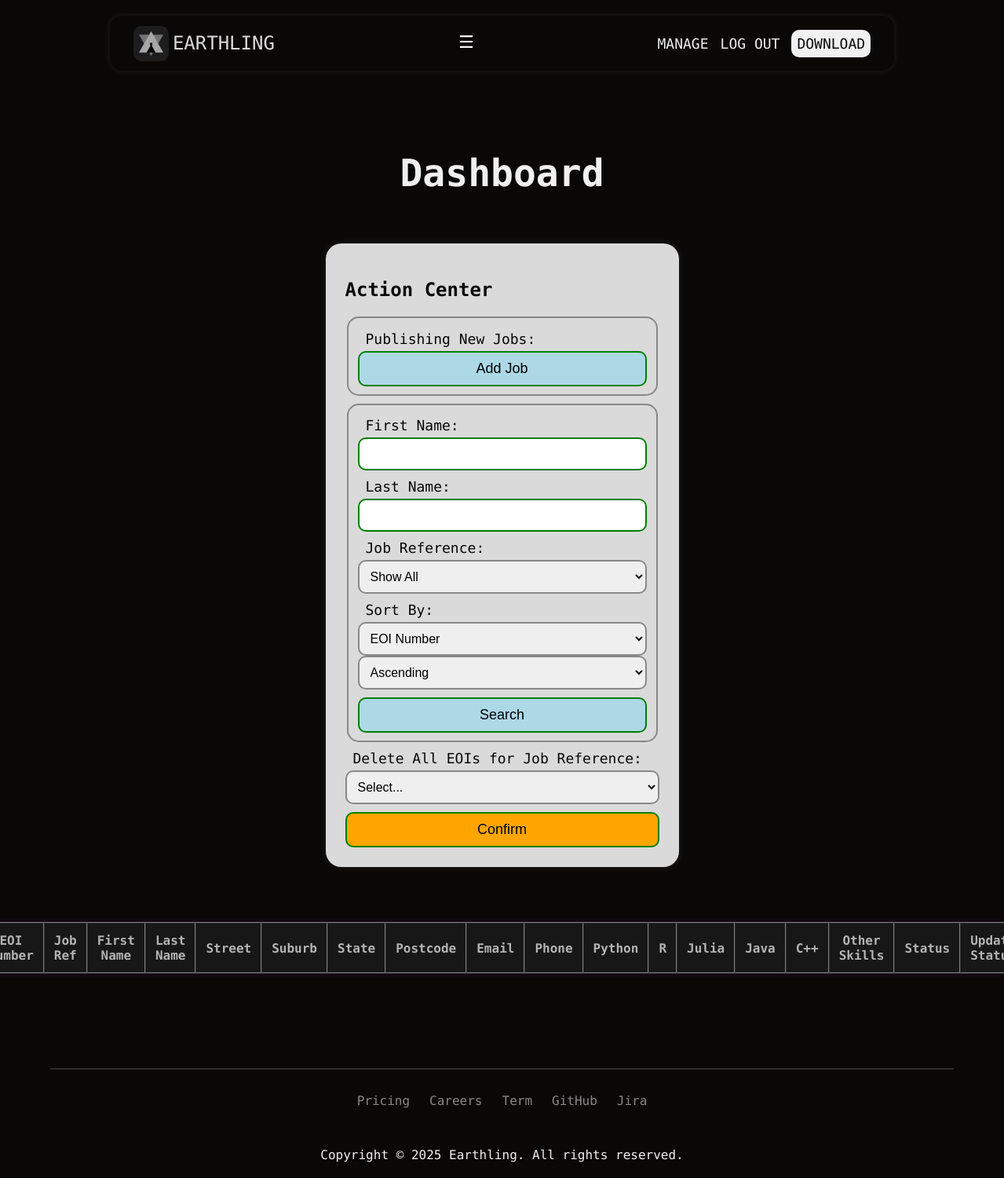
The app's page /project2/manage.php (signed in) with its own data.
### tables this page shows
CREATE TABLE `skills` (
  `SkillID` int(11) NOT NULL,
  `SkillName` varchar(100) NOT NULL
);

### project2/manage.php (the view, shortened to what this page needs)
<?php
require_once("settings.php");
$skills_result = mysqli_query($conn, "SELECT SkillID, SkillName FROM skills ORDER BY SkillID");
$skills = [];
while ($row = mysqli_fetch_assoc($skills_result)) {
    $skills[] = $row;
}
$first_name_search = isset($_GET['first_name']) ? trim($_GET['first_name']) : "";
$last_name_search = isset($_GET['last_name']) ? trim($_GET['last_name']) : "";
$selected_jobref = isset($_GET['jobref']) ? $_GET['jobref'] : "ALL";
$sortable_fields = [
    'EOInumber' => 'EOI Number',
    'FirstName' => 'First Name',
    'LastName' => 'Last Name',
    'JobRefNumber' => 'Job Ref',
    'Status' => 'Status'
];
$sort_field = isset($_GET['sort_field']) ? $_GET['sort_field'] : 'EOInumber';
$sort_dir = isset($_GET['sort_dir']) && strtolower($_GET['sort_dir']) === 'desc' ? 'DESC' : 'ASC';
?>
<!DOCTYPE html>
<html lang="en">
<head>
    <link rel="stylesheet" href="../styles/styles.css">
</head>
<body>
    <?php include "header.inc"; ?>
    <div class="dashboard-header">
        <h1>Dashboard</h1>
    </div>
    <div class="db_manipulation">
        <h2>Action Center</h2>
        <form class="add-job-redirect" action="addjob.php" method="post">
            <fieldset>
                <label>Publishing New Jobs:</label>
                <input class="add-job-button" type="submit" value="Add Job">
            </fieldset>
        </form>
        <form method="get">
            <fieldset>
                <label for="first_name">First Name:</label>
                <input type="text" name="first_name" id="first_name"
                    value="<?= htmlspecialchars($first_name_search) ?>">
                <label for="last_name">Last Name:</label>
                <input type="text" name="last_name" id="last_name" value="<?= htmlspecialchars($last_name_search) ?>">
                <label for="jobref">Job Reference:</label>
                <select id="jobref" name="jobref" onchange="this.form.submit()">
                    <option value="ALL" <?= ($selected_jobref === "ALL") ? ' selected' : '' ?>>
                        Show All
                    </option>
                </select>
                <label for="sort_field">Sort By:</label>
                <select id="sort_field" name="sort_field" onchange="this.form.submit()">
                    <?php foreach ($sortable_fields as $field => $label): ?>
                        <option value="<?= $field ?>" <?= ($sort_field == $field) ? 'selected' : '' ?>>
                            <?= htmlspecialchars($label) ?>
                        </option>
                    <?php endforeach; ?>
                </select>
                <select id="sort_dir" name="sort_dir" onchange="this.form.submit()">
                    <option value="asc" <?= ($sort_dir == 'ASC') ? 'selected' : '' ?>>Ascending</option>
                </select>
                <input class="search-button" type="submit" value="Search">
            </fieldset>
        </form>
        <form method="post"
            onsubmit="return confirm('Are you sure you want to delete all EOIs for this Job Reference? This cannot be undone.');">
            <label for="delete_jobref">Delete All EOIs for Job Reference:</label>
            <select name="delete_jobref" id="delete_jobref" required>
                <option value="">Select...</option>
            </select>
            <input class="confirm-button" type="submit" value="Confirm">
        </form>
    </div>
    <div>
        <table border="1" cellpadding="5" cellspacing="0">
            <thead>
                <tr>
                    <th>EOI Number</th>
                    <th>Job Ref</th>
                    <th>First Name</th>
                    <th>Last Name</th>
                    <th>Street</th>
                    <th>Suburb</th>
                    <th>State</th>
                    <th>Postcode</th>
                    <th>Email</th>
                    <th>Phone</th>
                    <?php foreach ($skills as $skill): ?>
                        <th><?= htmlspecialchars($skill['SkillName']) ?></th>
                    <?php endforeach; ?>
                    <th>Other Skills</th>
                    <th>Status</th>
                    <th>Update Status</th>
                </tr>
            </thead>
        </table>
    </div>
    <?php include "footer.inc"; ?>
</body>
</html>

### styles/styles.css (style rules this page uses)
body { display: flex; justify-content: center; min-width: 600px; background-color: #0a0707; color: #f0f0f0; font-family: "Geist Mono", sans-serif; margin: 0 auto; flex-direction: column; align-items: center; }
input:valid { border-color: green; }
.input-block textarea, .input-block input[type="email"], input, select { width: 100%; padding: 10px; font-size: 16px; border: 2px solid #888888; border-radius: 10px; box-sizing: border-box; }
label { display: block; margin: 10px 0 5px 10px; font-size: 18px; color: #0a0707; }
fieldset { border-radius: 15px; border: 2px solid #888888; }
.dashboard-header { display: flex; flex-direction: column; align-items: center; justify-content: center; color: #f0f0f0; font-size: 24px; text-align: center; margin-top: 70px; margin-bottom: 30px; }
.db_manipulation { padding: 25px; width: 400px; box-shadow: 0 0 10px rgba(255, 255, 255, 0.1); border-radius: 20px; color: #0a0707; background-color: #dadada; }
.db_manipulation .search-button, .db_manipulation .confirm-button { width: 100%; cursor: pointer; font-size: 18px; transition: 0.3s ease-in, 0.3s ease-out; }
.db_manipulation .search-button { margin-top: 10px; background-color: lightblue; }
.db_manipulation .confirm-button { margin-top: 10px; background-color: orange; }
.db_manipulation .add-job-redirect { margin-bottom: 10px; }
.db_manipulation .add-job-button { width: 100%; cursor: pointer; font-size: 18px; transition: 0.3s ease-in, 0.3s ease-out; }
.db_manipulation .add-job-button { background-color: lightblue; }
table { width: 100%; border-collapse: separate; border-spacing: 0; border-radius: 15px; margin: 70px 0 70px 0; color: #888888; box-shadow: 0 0 10px rgba(155, 95, 235, 0.1); overflow: hidden; }
th { background-color: #171717; color: #f0f0f0b9; padding: 12px; }
th, td, li { transition: 0.3s ease-in, 0.3s ease-out; }

### records on screen
skills: SkillName "Python"
skills: SkillName "R"
skills: SkillName "Julia"
skills: SkillName "Java"
skills: SkillName "C++"

### other values on screen
form field sort_field "EOI Number"
